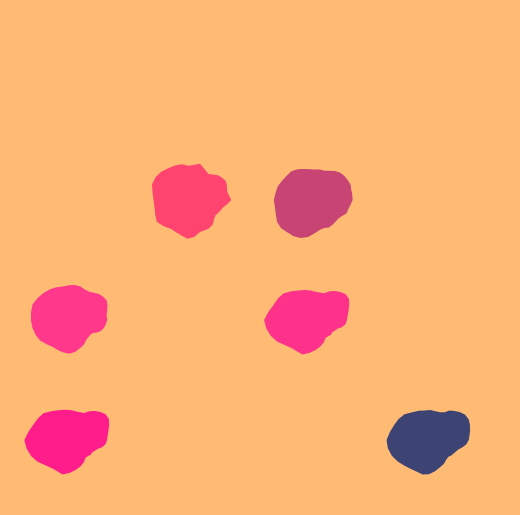
Frame 1 (no input)
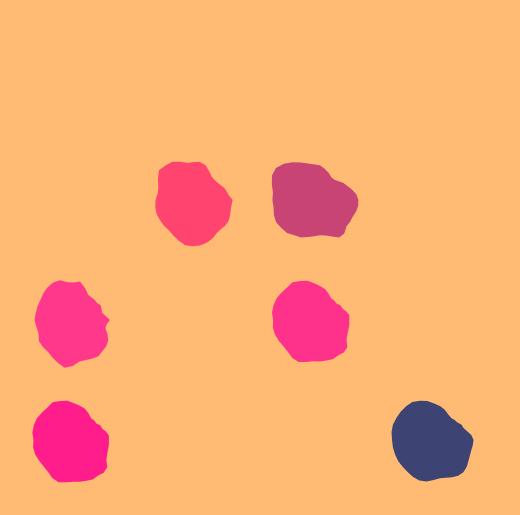
Frame 60 (no input)
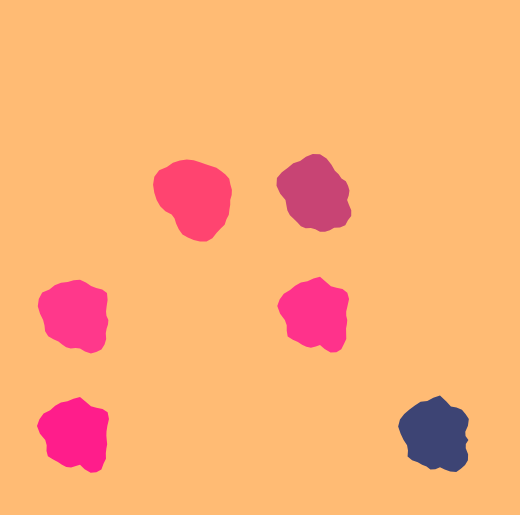
Frame 120 (the mouse pressed at the canvas centre since frame 60)

The p5.js sketch that drew these frames (run headless with seeded random() and noise() and a simulated clock; from frame 60 on, the mouse is pressed at the canvas centre):

// p5.js sketch
// ── sketch.js
var NUM_SHAPES = 16;
var shapes = [];

function setup() {
  createCanvas(520, 515);
  noStroke();

  for (var i = 0; i < NUM_SHAPES; i++) {
    shapes.push(new Shape(i, 1, 80, random(250)));
    shapes[i].setShapes();
  }
}

function draw() {
  blendMode(BLEND);
  colorMode(RGB, 30, 150, 22, 100);
  background(255, 110, 10);
  blendMode(DIFFERENCE);

  for (var i = 0; i < NUM_SHAPES; i++) {
    shapes[i].drawShapes();
  }
}

function Shape(index, minSize, maxSize, c) {
  this.NUM_CIRCLES = floor(random(2, 0));
  this.circles = [];

  this.x = maxSize * 1.5 * (index % 4) + maxSize * 1;
  this.y = maxSize * 1.5 * floor(index / 4) + maxSize * 1;

  this.setShapes = function() {
    for (var i = 0; i < this.NUM_CIRCLES; i++) {
      this.circles.push(new PerlinCircle(this.x, this.y, minSize, maxSize, c));
    }
  }

  this.drawShapes = function() {
    for (var i = 0; i < this.NUM_CIRCLES; i++) {
      this.circles[i].render();
    }
  }
}

function PerlinCircle(xx, yy, minSize, maxSize, c) {
  this.SEGMENTS = 40;
  this.NUM_ANGLES = TWO_PI / this.SEGMENTS;
  this.NOISE_SCALE = 0.5;
  this.TIME_SCALE = 0.03;

  this.dx = 0;
  this.dy = 0;

  this.TIME_UNIQUE = random(this.TIME_DIFF);
  this.X = xx;
  this.Y = yy;
  this.MIN_RAD = minSize;
  this.MAX_RAD = maxSize;
  this.HUE = c;

  this.render = function() {
    translate(this.X, this.Y);
    colorMode(HSB, 360, 100, 100, 100);
    fill(this.HUE % 360, 100, 100, 100);

    beginShape();
    this.findNextCoords(0);
    var px = this.dx,
        py = this.dy;
    var i = 0;

    while (i++ != this.SEGMENTS) {
      this.findNextCoords(i);

      vertex(px, py);
      px = this.dx;
      py = this.dy;
    }

    endShape(CLOSE);

    resetMatrix();
  };

  this.findNextCoords = function(seg) {
    var angle = this.NUM_ANGLES * seg;
    var cosAngle = cos(angle);
    var sinAngle = sin(angle);
    var time = this.TIME_SCALE * frameCount + this.TIME_UNIQUE;
    var noiseValue = noise(
      this.NOISE_SCALE * cosAngle + this.NOISE_SCALE,
      this.NOISE_SCALE * sinAngle + this.NOISE_SCALE, time);
    var rad = this.MAX_RAD * noiseValue + this.MIN_RAD;
    this.dx = rad * cosAngle;
    this.dy = rad * sinAngle;
  };
}
